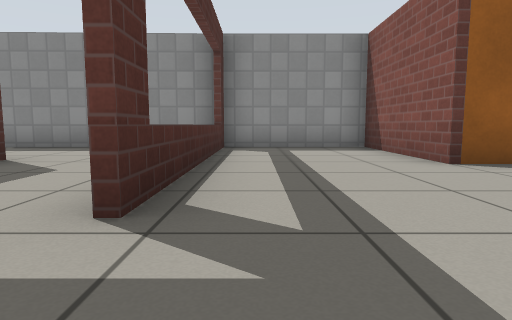
[1] (above)

16 first-person views from a walk through a Gazebo world. The camera is 0.5 m above the floor, tilts 6° down and sees 75° across. The floor is counted in squares, 1 m on a side. Each view is taken from the middle of a square. On the plan, view 1 faces up. The plan holds only what a view shows up to about 9 squares ahead; the rest is blank. Gazebo's built-in surfaces are drawn with simple patterns.

[2]
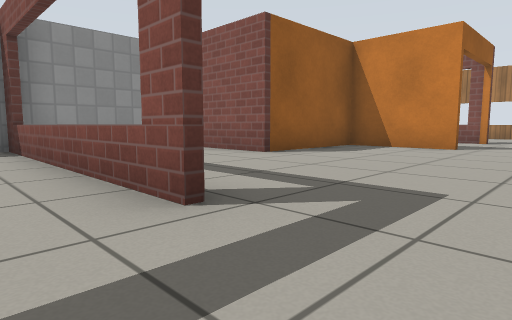

[3]
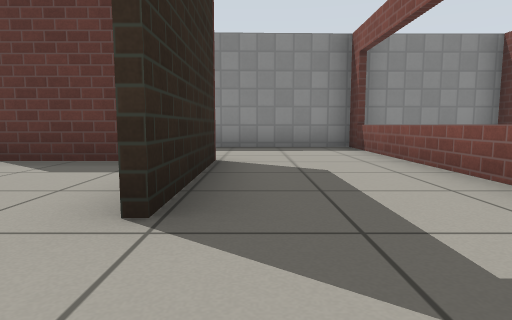

[4]
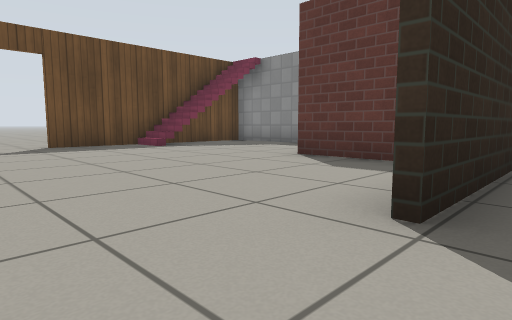

[5]
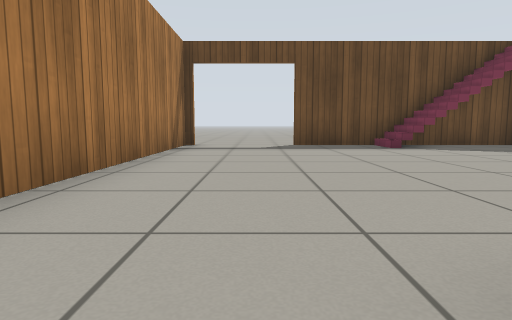

[6]
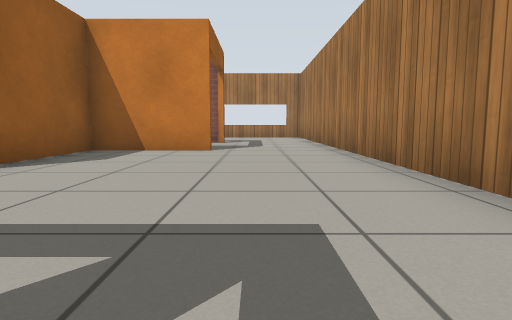

[7]
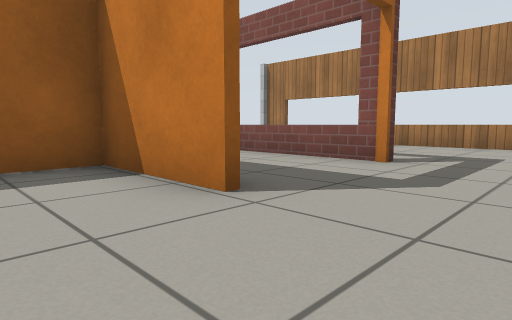

[8]
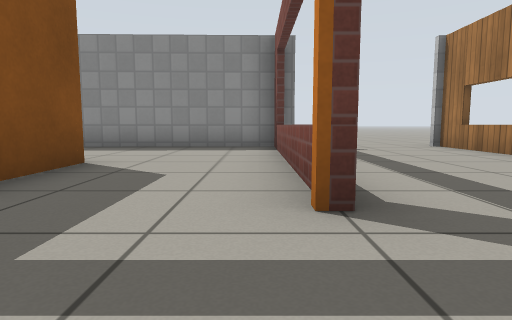

[9]
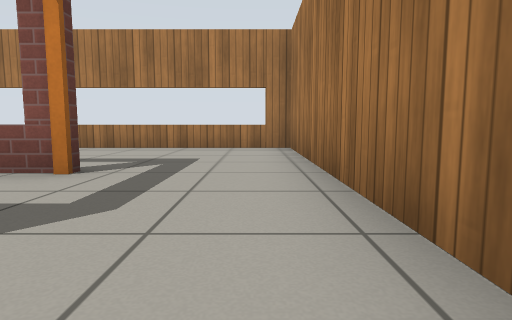

[10]
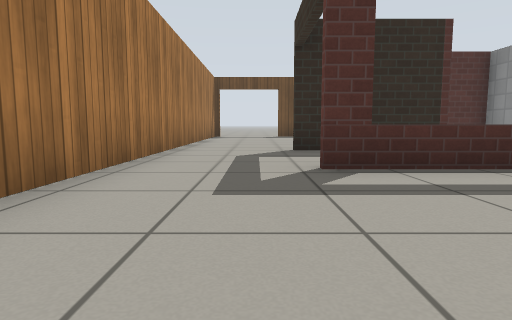

[11]
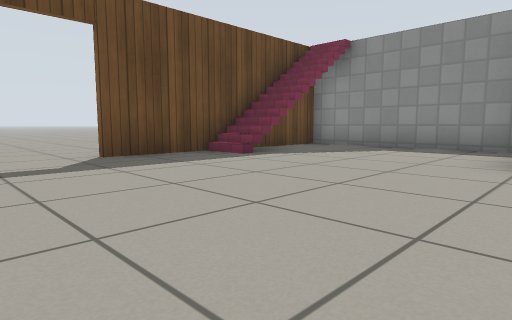

[12]
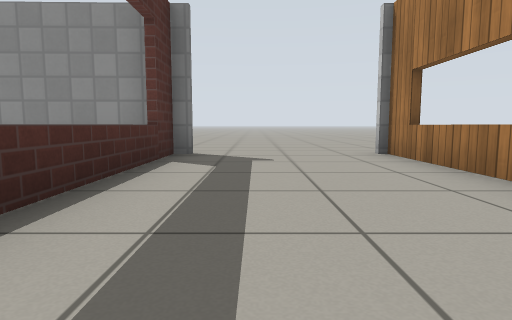

[13]
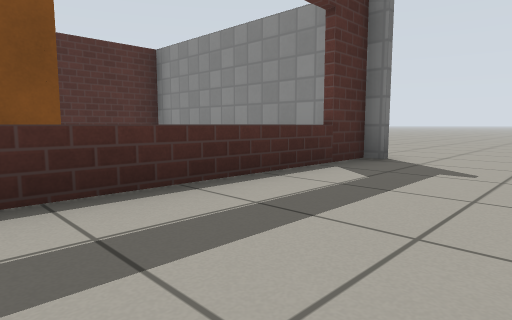

[14]
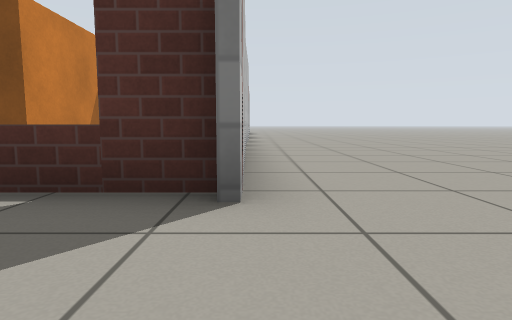

[15]
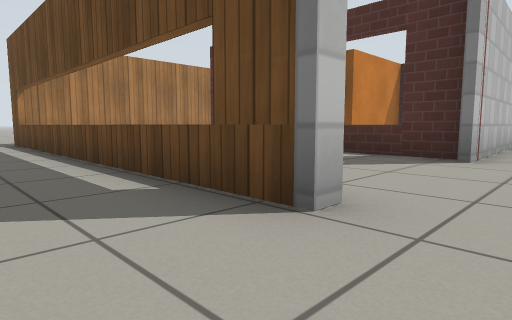

[16]
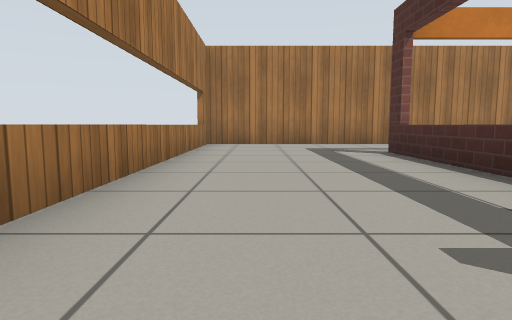

### Floor plan
Ten units are one square. View 1 is at (0, 0); x grows to the right and y downward. Boxes are objects, and circles mark ways between rooms. Rooms are numbered by the first view taken in them; rooms with no view inside come last. Other rooms are left out.
<svg viewBox="-119 -90 248 115">
<path fill="none" stroke="#000" d="M56 -19 56 -42 25 -42 25 -76 -9 -75M50 -79 90 -79M-7 -76 -7 -16M86 -80 86 -19M-54 8 123 8 123 -80M-49 -46 -66 -46M-69 -74 -113 -73 -113 -19M-114 8 -54 8M120 -79 124 -79 124 9M32 -44 57 -44 57 -29M84 -19 84 -76M90 -78 26 -76 26 -51M-36 -49 -36 -16M-9 -75 -63 -74M-9 -16 -9 -76"/>
<rect x="-105" y="-65" width="10" height="20" fill="#bbb"><title>stairs</title></rect>
<circle cx="-45" cy="-5" r="3" fill="#2a7"/>
<circle cx="120" cy="-85" r="3" fill="#2a7"/>
<circle cx="70" cy="-20" r="3" fill="#2a7"/>
<circle cx="-20" cy="-20" r="3" fill="#2a7"/>
<text x="40" y="-30">1</text>
<text x="-80" y="-30">2</text>
<text x="70" y="20">3</text>
<text x="60" y="-50">4</text>
<text x="-30" y="-50">5</text>
</svg>
Room 1 opens to room 2. Room 1 opens to room 3. Room 1 opens to room 4. Room 1 opens to room 5.

Where each view was taken, in squares from view 1:
view 1: 0 up, 0 right, facing up
view 2: 0 up, 2 left, facing up-right
view 3: 0 up, 3 left, facing up
view 4: 0 up, 3 left, facing up-left
view 5: 1 up, 3 left, facing left
view 6: 1 up, 1 left, facing right
view 7: 0 up, 4 right, facing up-right
view 8: 0 up, 8 right, facing up
view 9: 0 up, 5 right, facing right
view 10: 1 up, 3 right, facing left
view 11: 0 up, 6 left, facing up-left
view 12: 2 up, 10 right, facing up
view 13: 3 up, 11 right, facing up-left
view 14: 8 up, 11 right, facing left
view 15: 9 up, 14 right, facing down-left
view 16: 8 up, 11 right, facing down
